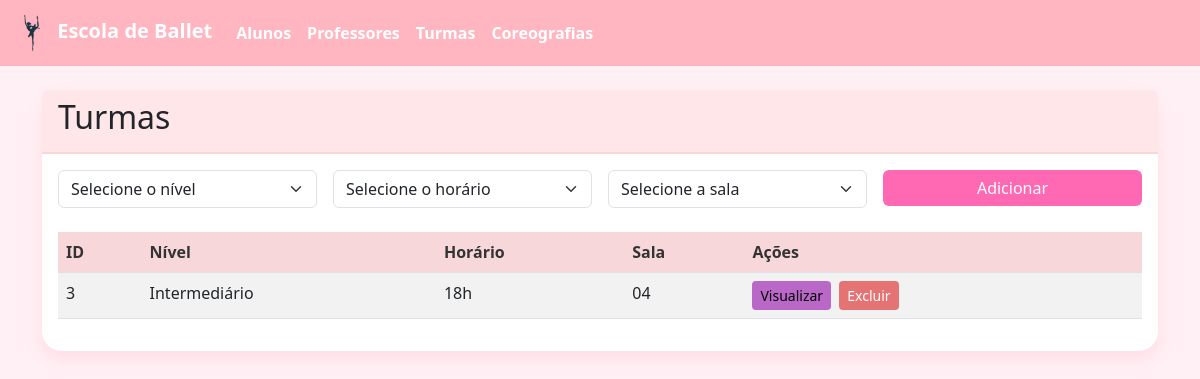
/turmas, run on an earlier commit of the app's database.
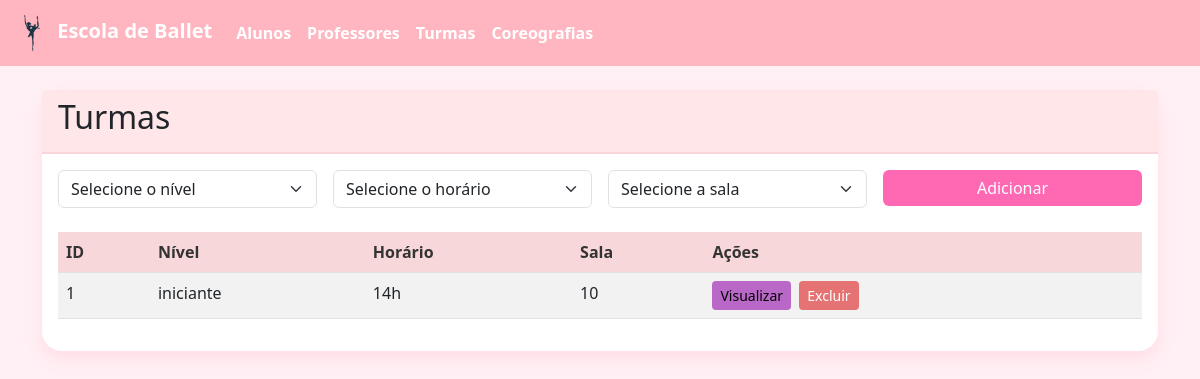
And on a later commit of the database.
### tables this page shows
CREATE TABLE Turma (
    id INTEGER PRIMARY KEY AUTOINCREMENT,
    nivel TEXT NOT NULL DEFAULT 'iniciante',
    horario TEXT NOT NULL,
    sala TEXT NOT NULL,
    quantidade_max_alunos INTEGER,
    observacoes TEXT
);

### app.py (the view)
@app.route('/turmas')
def mostrar_turmas():
    turmas = listar_turmas()
    return render_template('turmas.html', turmas=turmas)

### db/connection.py (called while the page is built)
def conectar():
    return sqlite3.connect('ballet.db')

### models/turma.py (called while the page is built)
def listar_turmas():
    conn = conectar()
    cursor = conn.cursor()
    cursor.execute("SELECT * FROM Turma")
    resultado = cursor.fetchall()
    conn.close()
    return resultado

### templates/turmas.html (shortened to what this page needs)
{% extends "base.html" %}
{% block content %}
<div class="card">
  <div class="card-header">
    <h2>Turmas</h2>
  </div>
  <div class="card-body">
    <form method="POST" action="{{ url_for('adicionar_turma') }}" class="row g-3 mb-4">
      <div class="col-md-3">
        <select name="nivel" class="form-select" required>
          <option value="">Selecione o nível</option>
        </select>
      </div>
      <div class="col-md-3">
        <select name="horario" class="form-select" required>
          <option value="">Selecione o horário</option>
        </select>
      </div>
      <div class="col-md-3">
        <select name="sala" class="form-select" required>
          <option value="">Selecione a sala</option>
        </select>
      </div>
      <div class="col-md-3">
        <button type="submit" class="btn btn-primary w-100">Adicionar</button>
      </div>
    </form>
    <table class="table table-striped">
      <thead>
        <tr>
          <th>ID</th>
          <th>Nível</th>
          <th>Horário</th>
          <th>Sala</th>
          <th>Ações</th>
        </tr>
      </thead>
      <tbody>
        {% for t in turmas %}
        <tr>
          <td>{{ t[0] }}</td>
          <td>{{ t[1] }}</td>
          <td>{{ t[2] }}</td>
          <td>{{ t[3] }}</td>
          <td>
            <a href="{{ url_for('visualizar_turma', id=t[0]) }}" class="btn btn-info btn-sm me-1">
              Visualizar
            </a>
            <a href="{{ url_for('remover_turma', id=t[0]) }}" class="btn btn-danger btn-sm"
              onclick="return confirm('Deseja excluir esta turma?')">Excluir</a>
          </td>
        </tr>
        {% endfor %}
      </tbody>
    </table>
  </div>
</div>
{% endblock %}

What changed in the data, as far as the page shows it:
removed Turma: id "3", nivel "Intermediário", horario "18h", sala "04"
added Turma: id "1", nivel "iniciante", horario "14h", sala "10"
